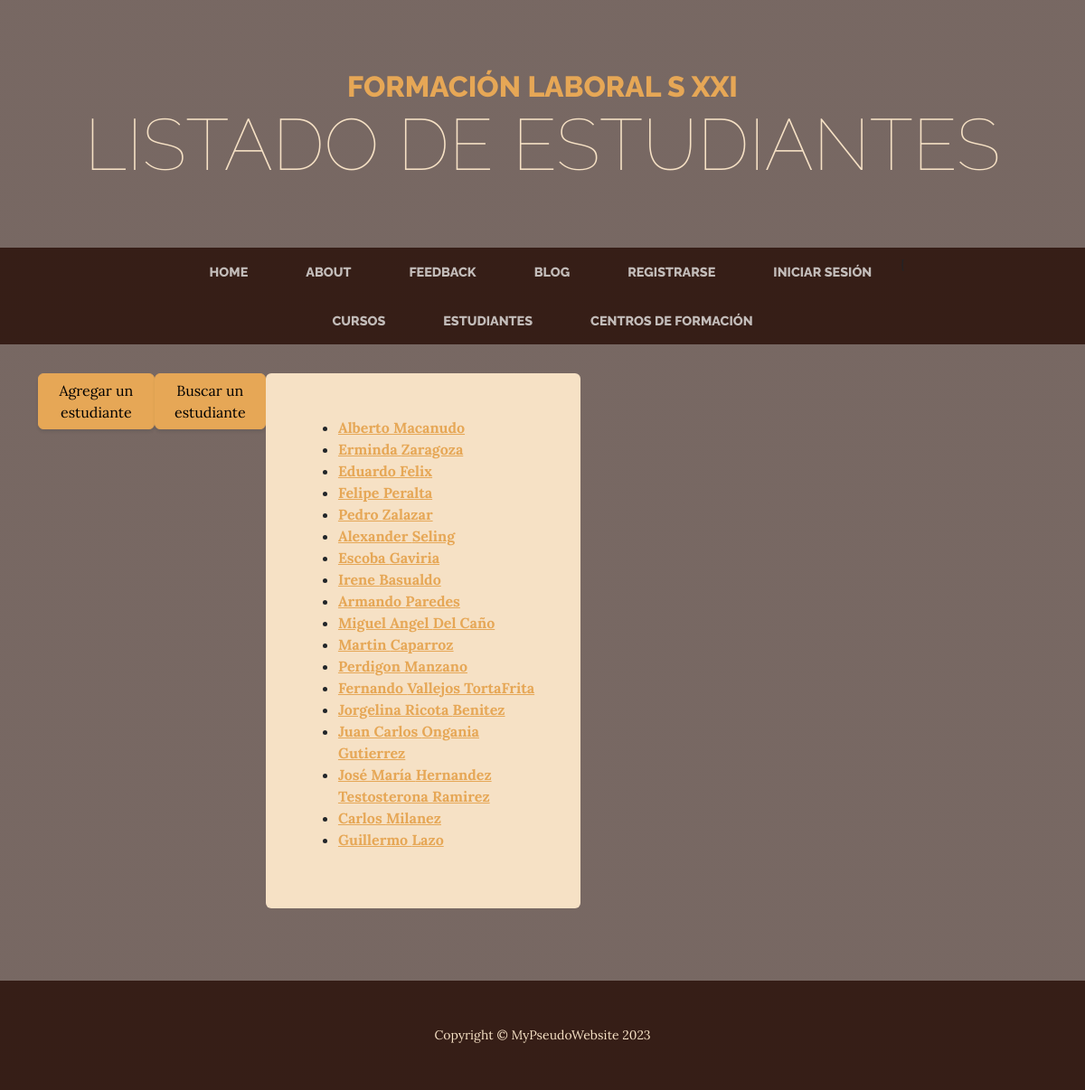
/estudiantes/listado/, run on the app's committed database.
### aplicacion/models.py (models this page shows, shortened)
class Estudiante(models.Model, LoginRequiredMixin):
	name = models.CharField(max_length=255, null=True)
	lastname = models.CharField(max_length=255, null=True)
	nacimiento = models.DateField(null=True)
	email = models.EmailField(null=True)
	phone = models.CharField(max_length=20, null=True)
	slug = models.SlugField(default="", null=True)
	updated = models.DateTimeField(auto_now=True)
	created = models.DateTimeField(auto_now_add=True)
	cursos = models.ManyToManyField("Curso", blank=True)
	class Meta:
		ordering = ["-updated", '-created']

### aplicacion/views.py (the view)
# urls.py: path('<str:tables>/listado/', 				Tables_Listado.as_view(), 	name='tables-listado'),
class Tables_Listado(MyTablesViewMaster):
	@return_404_if_no_template
	def get(self, request, tables):
		template = f"aplicacion/t2_{tables}_listado.html"
		contexto = {}
		if self.model:
			contexto = {self.tables: self.model.objects.all()}
		return render(request, template, contexto)

### aplicacion/views.py (called while the page is built)
def return_404_if_no_template(func):
	@wraps(func)
	def wrapper(self, request, *args, **kwargs):
		try:
			return func(self, request, *args, **kwargs)
		except TemplateDoesNotExist:
			return redirect(reverse('aplicacion:codigo', args=['404']))
	return wrapper

	@property
	def tables(self):
		if self._tables is None:
			self._tables = self.kwargs.get("tables")
		return self._tables

	@property
	def model(self):
		return models.Curso if self.tables == "cursos" else models.Estudiante if self.tables == "estudiantes" else None

### aplicacion/templates/aplicacion/t2_estudiantes_listado.html (shortened to what this page needs)
{% extends "aplicacion/0001_products.html" %}
{% load static %}
{% block header2 %} Listado de Estudiantes {% endblock %}
{% block parrafo1 %}
    <ul>
    {% for estudiante in estudiantes %}
        <li>
			<h7> <a href={% url 'aplicacion:tables-read' 'estudiantes' estudiante.slug %}><strong>{{estudiante.name}} {{estudiante.lastname}} </a></strong> </h7>
        </li>
    {% endfor %}
    </ul>
{% endblock %}
{% block add_button_link_1 %} {% url 'aplicacion:tables-create' 'estudiantes' %} {% endblock %}
{% block add_button_name_1 %} Agregar un estudiante {% endblock %}
{% block add_button_link_2 %} {% url 'aplicacion:tables-buscador' 'estudiantes' %}  {% endblock %}
{% block add_button_name_2 %} Buscar un estudiante {% endblock %}

### data on the page
Estudiante: name "Alberto", lastname "Macanudo"
Estudiante: name "Erminda", lastname "Zaragoza"
Estudiante: name "Eduardo", lastname "Felix"
Estudiante: name "Felipe", lastname "Peralta"
Estudiante: name "Pedro", lastname "Zalazar"
Estudiante: name "Alexander", lastname "Seling"
Estudiante: name "Escoba", lastname "Gaviria"
Estudiante: name "Irene", lastname "Basualdo"
Estudiante: name "Armando", lastname "Paredes"
Estudiante: name "Miguel Angel", lastname "Del Caño"
Estudiante: name "Martin", lastname "Caparroz"
Estudiante: name "Perdigon", lastname "Manzano"
Estudiante: name "Fernando", lastname "Vallejos TortaFrita"
Estudiante: name "Jorgelina Ricota", lastname "Benitez"
Estudiante: name "Juan Carlos", lastname "Ongania Gutierrez"
Estudiante: name "José María", lastname "Hernandez Testosterona Ramirez"
Estudiante: name "Carlos", lastname "Milanez"
Estudiante: name "Guillermo", lastname "Lazo"
